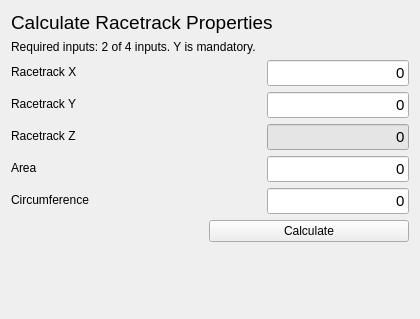
      <widget class="QWidget" name="tabRaceTrack">
       <attribute name="title">
        <string>Racetrack</string>
       </attribute>
       <layout class="QVBoxLayout" name="verticalLayout_4">
        <item>
         <widget class="QLabel" name="labelTitleRT">
          <property name="font">
           <font>
            <pointsize>14</pointsize>
           </font>
          </property>
          <property name="styleSheet">
           <string notr="true">qproperty-alignment: AlignCenter;</string>
          </property>
          <property name="text">
           <string>Calculate Racetrack Properties</string>
          </property>
         </widget>
        </item>
        <item>
         <widget class="QLabel" name="labelInputRT">
          <property name="font">
           <font>
            <pointsize>9</pointsize>
           </font>
          </property>
          <property name="text">
           <string>Required inputs: 2 of 4 inputs. Y is mandatory.</string>
          </property>
         </widget>
        </item>
        <item>
         <layout class="QFormLayout" name="formLayout_3">
          <property name="fieldGrowthPolicy">
           <enum>QFormLayout::AllNonFixedFieldsGrow</enum>
          </property>
          <item row="0" column="0">
           <widget class="QLabel" name="labelRTx">
            <property name="minimumSize">
             <size>
              <width>250</width>
              <height>0</height>
             </size>
            </property>
            <property name="text">
             <string>Racetrack X</string>
            </property>
           </widget>
          </item>
          <item row="0" column="1">
           <widget class="QLineEdit" name="txtRTRK_x">
            <property name="font">
             <font>
              <pointsize>11</pointsize>
             </font>
            </property>
            <property name="text">
             <string>0</string>
            </property>
            <property name="alignment">
             <set>Qt::AlignRight|Qt::AlignTrailing|Qt::AlignVCenter</set>
            </property>
           </widget>
          </item>
          <item row="1" column="0">
           <widget class="QLabel" name="labelRTy">
            <property name="text">
             <string>Racetrack Y</string>
            </property>
           </widget>
          </item>
          <item row="1" column="1">
           <widget class="QLineEdit" name="txtRTRK_y">
            <property name="font">
             <font>
              <pointsize>11</pointsize>
             </font>
            </property>
            <property name="text">
             <string>0</string>
            </property>
            <property name="alignment">
             <set>Qt::AlignRight|Qt::AlignTrailing|Qt::AlignVCenter</set>
            </property>
           </widget>
          </item>
          <item row="3" column="0">
           <widget class="QLabel" name="labelRTarea">
            <property name="text">
             <string>Area</string>
            </property>
           </widget>
          </item>
          <item row="3" column="1">
           <widget class="QLineEdit" name="txtRTRK_csa">
            <property name="font">
             <font>
              <family>Arial</family>
              <pointsize>11</pointsize>
             </font>
            </property>
            <property name="styleSheet">
             <string notr="true"/>
            </property>
            <property name="text">
             <string>0</string>
            </property>
            <property name="alignment">
             <set>Qt::AlignRight|Qt::AlignTrailing|Qt::AlignVCenter</set>
            </property>
            <property name="readOnly">
             <bool>false</bool>
            </property>
           </widget>
          </item>
          <item row="4" column="0">
           <widget class="QLabel" name="labelRTcircumference">
            <property name="text">
             <string>Circumference</string>
            </property>
           </widget>
          </item>
          <item row="4" column="1">
           <widget class="QLineEdit" name="txtRTRK_cfm">
            <property name="font">
             <font>
              <family>Arial</family>
              <pointsize>11</pointsize>
             </font>
            </property>
            <property name="styleSheet">
             <string notr="true"/>
            </property>
            <property name="text">
             <string>0</string>
            </property>
            <property name="alignment">
             <set>Qt::AlignRight|Qt::AlignTrailing|Qt::AlignVCenter</set>
            </property>
            <property name="readOnly">
             <bool>false</bool>
            </property>
           </widget>
          </item>
          <item row="2" column="0">
           <widget class="QLabel" name="LabelRTz">
            <property name="text">
             <string>Racetrack Z</string>
            </property>
           </widget>
          </item>
          <item row="2" column="1">
           <widget class="QLineEdit" name="txtRTRK_z">
            <property name="font">
             <font>
              <pointsize>11</pointsize>
             </font>
            </property>
            <property name="autoFillBackground">
             <bool>false</bool>
            </property>
            <property name="styleSheet">
             <string notr="true">background: rgb(229, 229, 229)</string>
            </property>
            <property name="text">
             <string>0</string>
            </property>
            <property name="alignment">
             <set>Qt::AlignRight|Qt::AlignTrailing|Qt::AlignVCenter</set>
            </property>
            <property name="readOnly">
             <bool>true</bool>
            </property>
           </widget>
          </item>
         </layout>
        </item>
        <item>
         <layout class="QHBoxLayout" name="horizontalLayout_5">
          <item>
           <spacer name="horizontalSpacer_4">
            <property name="orientation">
             <enum>Qt::Horizontal</enum>
            </property>
            <property name="sizeHint" stdset="0">
             <size>
              <width>40</width>
              <height>20</height>
             </size>
            </property>
           </spacer>
          </item>
          <item>
           <widget class="QPushButton" name="btnRacetrack">
            <property name="minimumSize">
             <size>
              <width>200</width>
              <height>0</height>
             </size>
            </property>
            <property name="maximumSize">
             <size>
              <width>200</width>
              <height>16777215</height>
             </size>
            </property>
            <property name="font">
             <font>
              <pointsize>9</pointsize>
             </font>
            </property>
            <property name="text">
             <string>Calculate</string>
            </property>
           </widget>
          </item>
         </layout>
        </item>
        <item>
         <layout class="QHBoxLayout" name="horizontalLayout_6">
          <item>
           <spacer name="horizontalSpacer_5">
            <property name="orientation">
             <enum>Qt::Horizontal</enum>
            </property>
            <property name="sizeHint" stdset="0">
             <size>
              <width>40</width>
              <height>20</height>
             </size>
            </property>
           </spacer>
          </item>
          <item>
           <widget class="QLabel" name="imageRacetrack">
            <property name="maximumSize">
             <size>
              <width>400</width>
              <height>139</height>
             </size>
            </property>
            <property name="text">
             <string/>
            </property>
            <property name="pixmap">
             <pixmap>images/image_racetrack.png</pixmap>
            </property>
            <property name="scaledContents">
             <bool>true</bool>
            </property>
           </widget>
          </item>
          <item>
           <spacer name="horizontalSpacer_6">
            <property name="orientation">
             <enum>Qt::Horizontal</enum>
            </property>
            <property name="sizeHint" stdset="0">
             <size>
              <width>40</width>
              <height>20</height>
             </size>
            </property>
           </spacer>
          </item>
         </layout>
        </item>
        <item>
         <spacer name="verticalSpacer_5">
          <property name="orientation">
           <enum>Qt::Vertical</enum>
          </property>
          <property name="sizeHint" stdset="0">
           <size>
            <width>20</width>
            <height>40</height>
           </size>
          </property>
         </spacer>
        </item>
       </layout>
      </widget>
